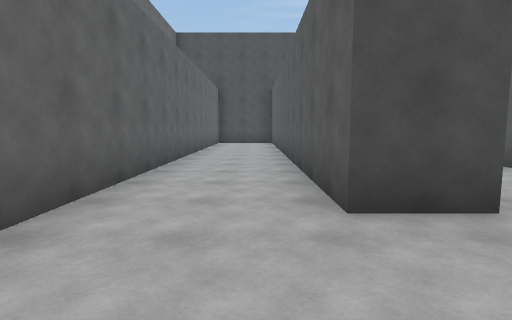
view 1 (above)

17 first-person views from a walk through a scene from a Unity 3-D project. The camera is 1.4 m above the floor, tilts 6° down and sees 80° across. The floor is counted in squares, 2 m on a side. Each view is taken from the middle of a square. On the plan, view 1 faces up. The plan holds only what a view shows up to about 10 squares ahead; the rest is blank. The place goes on beyond the plan. The player character is not drawn. Some animated figures are not drawn. Surface patterns are stand-ins for the level's own textures.

view 2
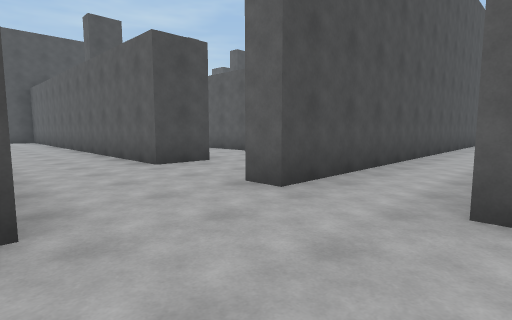

view 3
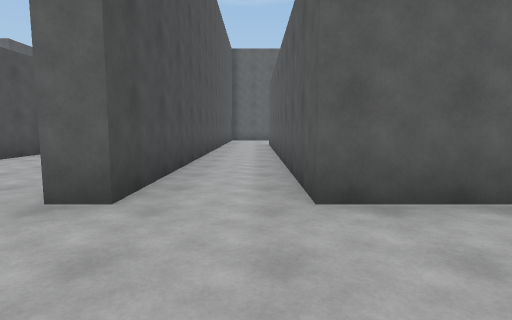

view 4
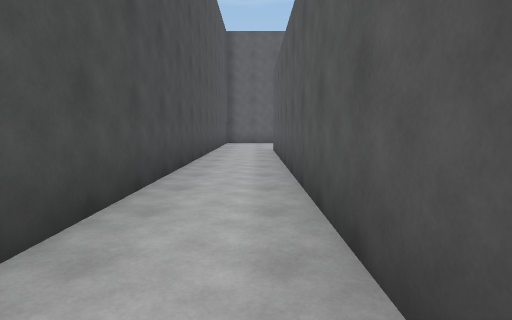

view 5
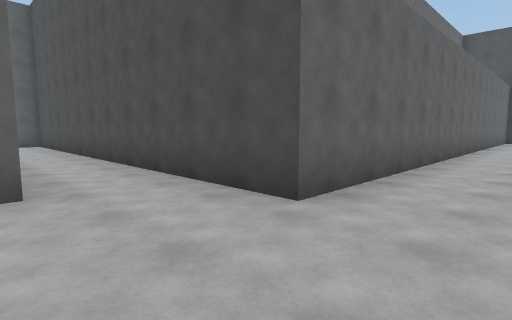

view 6
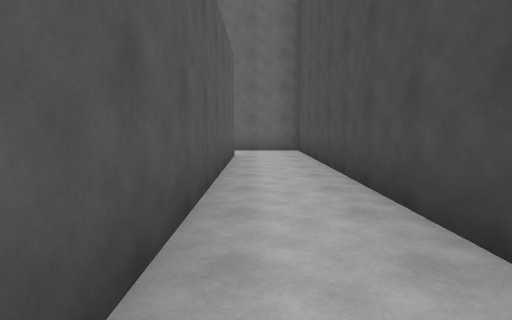

view 7
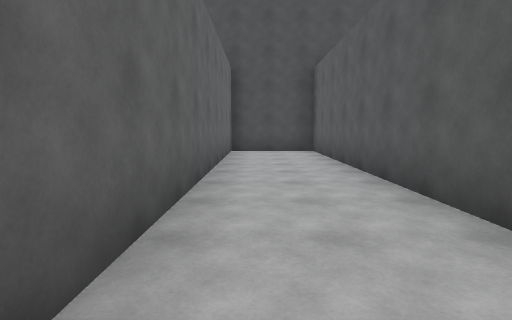

view 8
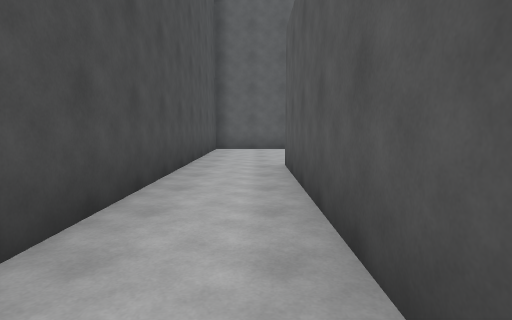

view 9
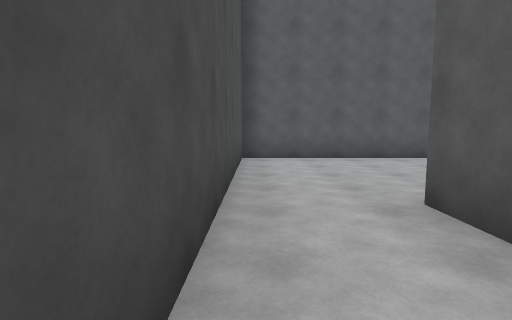

view 10
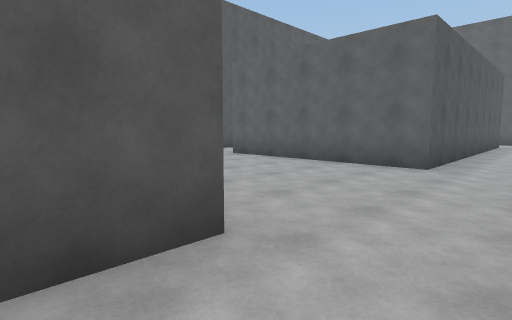

view 11
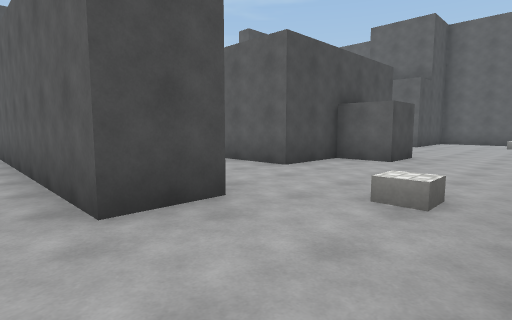

view 12
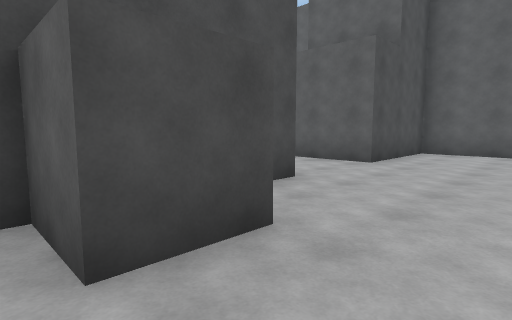

view 13
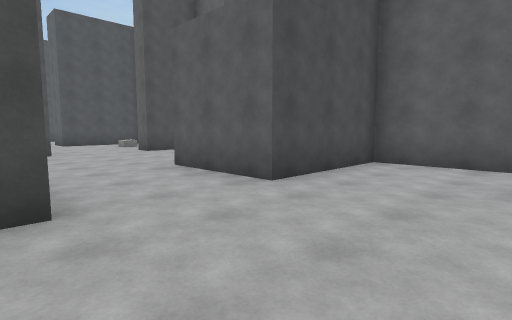

view 14
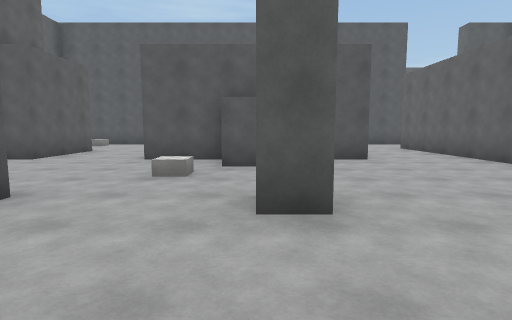

view 15
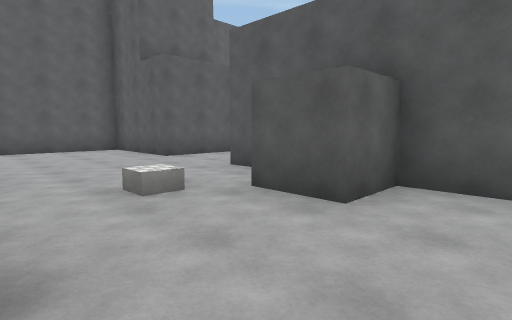

view 16
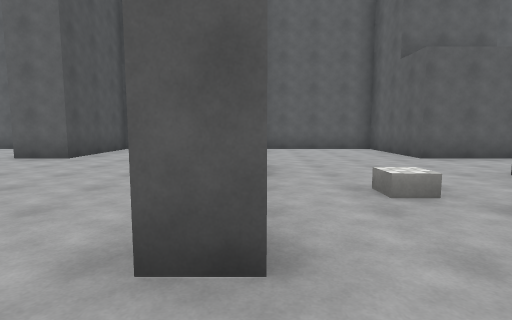

view 17
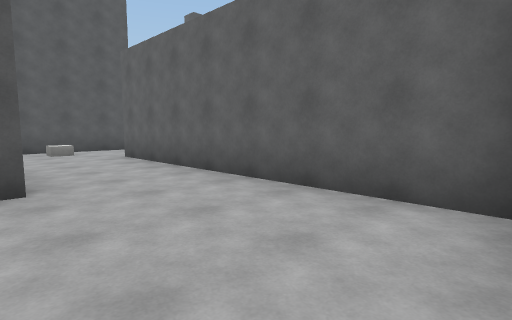

### Floor plan
Points are (right, up) in squares from view 1. A wall is a line through its corners. A room is listed if a view was taken in it or the views show most of it. See-through windows are left out.
Room 1 (views 1, 2, 3, 4, 5, 8, 9, 10, 11)
walls: (0.8, -4.4) (0.8, -2.6) (10.8, -2.6); (-1.7, 0.5) (-1.7, -0.7) (-3.4, -0.7); (-3.6, -2.6) (-3.6, -4.5); (11.4, -0.7) (0.8, -0.7) (0.8, 0)
ways out: opening at (-4, -2) to room 2; opening at (-0.5, 0) to room 3; opening at (11, -1.5)
Room 2 (view 6)
walls: (-11.8, -2.6) (-3.6, -2.6); (-3.4, -0.7) (-13.6, -0.7) (-13.6, -2.8)
ways out: opening at (-4, -2) to room 1
Room 3 (view 7)
walls: (2, 2.4) (0.8, 2.4) (0.8, 14.3) (-1.7, 14.3) (-1.7, 0.5); (0.8, 0) (2.5, 0)
ways out: opening at (-0.5, 0) to room 1; opening at (1.5, 1.5) to room 4
Room 4 (views 12, 14, 15, 16, 17)
walls: (2, 9.9) (2, 2.4); (6.4, 9.9) (6.4, 10.6) (7, 10.6); (4.4, 6.2) (6.4, 6.2) (6.4, 7.4) (7.6, 7.4); (15.1, 14.3) (12, 14.3) (12, 15.6); (7.8, 6.2) (9.5, 6.2); (14.2, 9.9) (13.3, 9.9) (13.3, 10.6); (12, 6.2) (15.1, 6.2) (15.1, 9.1); (7.8, 2.4) (6.4, 2.4) (6.4, 3.7) (4.5, 3.7) (4.5, 5.6); (2.5, 0) (3.8, 0)
ways out: opening at (1.5, 1.5) to room 3; opening at (7.5, 1.5) to room 5; opening at (10.5, 7) to room 5
Room 5 (view 13)
walls: (9.6, 3.7) (9, 3.7); (15.1, 1.5) (15.1, 3.7) (12, 3.7) (12, 6.2)
ways out: opening at (7.5, 1.5) to room 4; opening at (10.5, 7) to room 4

Where each view was taken, in squares from view 1:
view 1: 0 up, 0 right, facing up
view 2: 3 down, 2 left, facing up-right
view 3: 2 down, 2 left, facing right
view 4: 2 down, 1 right, facing right
view 5: 3 down, 0 right, facing up-left
view 6: 2 down, 4 left, facing left
view 7: 5 up, 1 left, facing up
view 8: 2 down, 5 right, facing right
view 9: 1 down, 8 right, facing right
view 10: 1 down, 2 right, facing down-left
view 11: 0 up, 0 right, facing up-right
view 12: 1 up, 6 right, facing up-right
view 13: 1 up, 9 right, facing up-right
view 14: 13 up, 7 right, facing down
view 15: 10 up, 5 right, facing down-right
view 16: 10 up, 5 right, facing right
view 17: 10 up, 5 right, facing down-left
